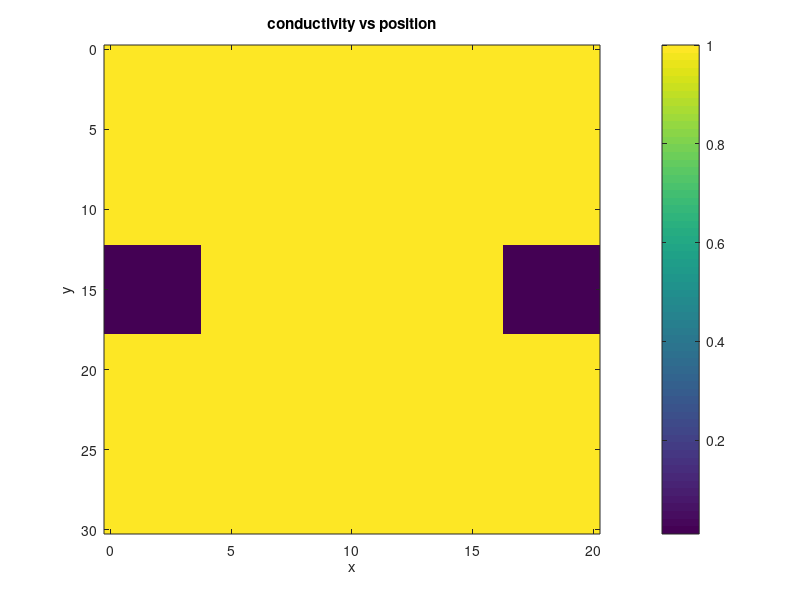
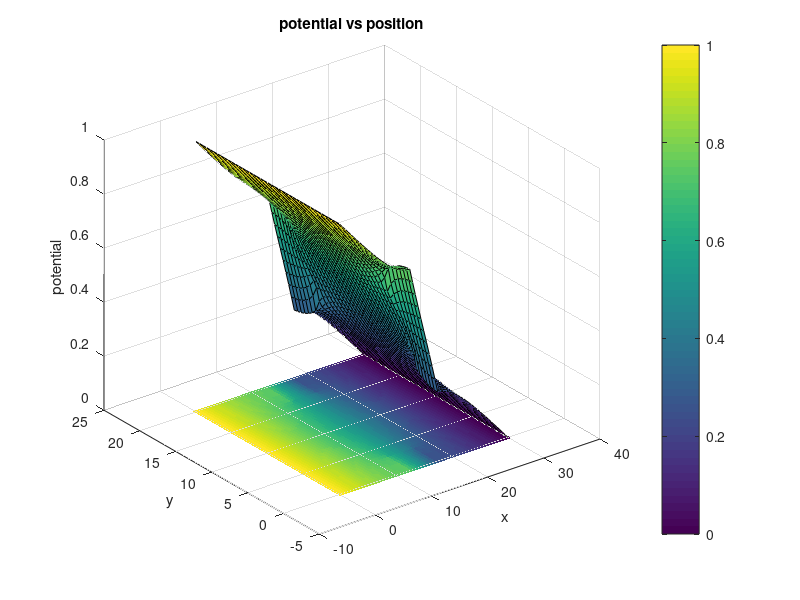
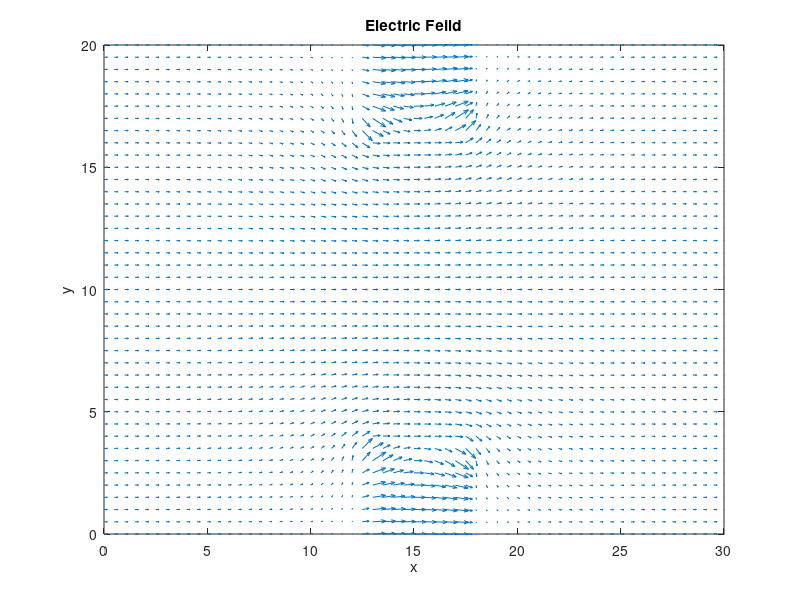
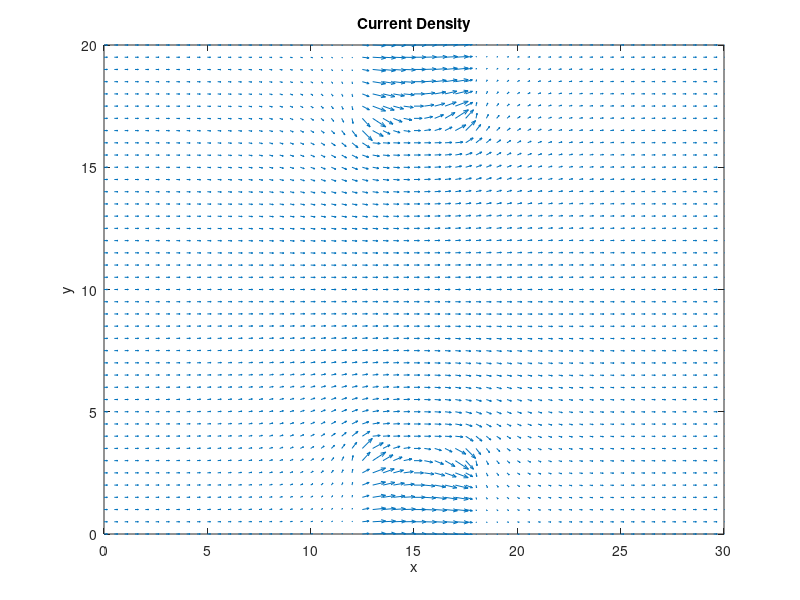

Write MATLAB code to recreate these figures, in order.

L = 30;
W = 20;
Lb = 6;
Wb = 4;
meshspace = 0.5;
nx = floor(L/meshspace + 1);
ny = floor(W/meshspace + 1);

cond1 = 1;
cond2 = 1e-2;


%This section creates a conductivity map witch assigns a conductivity to
%each node in the mesh. This will be used to create the G matrix
condMap = zeros(nx,ny);

for i = 1:nx
   for j = 1:ny
       if (i-1)>0.5*(L-Lb)/meshspace&&(i-1)<0.5*(L+Lb)/meshspace&&((j-1)<Wb/meshspace||(j-1)>(W-Wb)/meshspace)
           condMap(i,j) = cond2;
       else
           condMap(i,j) = cond1;
       end
   end
end

figure(1)
imagesc([0 W],[0 L],condMap);
colorbar
xlabel('x')
ylabel('y')
title('conductivity vs position')

G = sparse(nx*ny);
B = zeros(1,nx*ny);
for i = 1:nx
    for j = 1:ny
        n = j +(i-1)*ny;
        
        %V=1 @ x=0 BC
        if i == 1
            G(n,n) = 1;
            B(n) = 1;
        
        %V=0 @ x=L BC
        elseif i == nx 
            G(n,n) = 1;
        
        %Absorbing BC @ y=0
        elseif j == 1 
            nxm = j + (i-2)*ny;
            nxp = j + i*ny;
            nyp = j+1 + (i-1)*ny;
            
            %Resistor Values from conduction map
            rxm = (condMap(i,j) + condMap(i-1,j))/2;
            rxp = (condMap(i,j) + condMap(i+1,j))/2;
            ryp = (condMap(i,j) + condMap(i,j+1))/2;
            
            %node equations from resistor values
            G(n,n) = -(rxm + rxp + ryp);
            G(n,nxm) = rxm;
            G(n,nxp) = rxp;
            G(n,nyp) = ryp; 
        
         %Absorbing BC @ y=W
        elseif j == ny
            nxm = j + (i-2)*ny;
            nxp = j + i*ny;
            nym = j-1 + (i-1)*ny;
            
            %Resistor Values from conduction map
            rxm = (condMap(i,j) + condMap(i-1,j))/2;
            rxp = (condMap(i,j) + condMap(i+1,j))/2;
            rym = (condMap(i,j) + condMap(i,j-1))/2;
            
            %node equations from resistor values
            G(n,n) = -(rxm + rxp + rym);
            G(n,nxm) = rxm;
            G(n,nxp) = rxp;
            G(n,nym) = rym;
        
        %internal nodes
        else
            nxm = j + (i-2)*ny;
            nxp = j + i*ny;
            nym = j-1 + (i-1)*ny;
            nyp = j+1 + (i-1)*ny;
            
            %Resistor Values from conduction map
            rxm = (condMap(i,j) + condMap(i-1,j))/2;
            rxp = (condMap(i,j) + condMap(i+1,j))/2;
            ryp = (condMap(i,j) + condMap(i,j+1))/2;
            rym = (condMap(i,j) + condMap(i,j-1))/2;
            
            %node equations from resistor values
            G(n,n) = -(rxm + rxp + rym + ryp);
            G(n,nxm) = rxm;
            G(n,nxp) = rxp;
            G(n,nym) = rym;
            G(n,nyp) = ryp; 
        
        end
    end
end

%solving and plotting
V = G\B';
Vmap = zeros(nx,ny);
for i = 1:nx
    for j = 1:ny
        n = j +(i-1)*ny;
        Vmap(i,j) = V(n);
    end
end

[X, Y] = meshgrid(0:meshspace:L,0:meshspace:W);
figure(2)
surf(X',Y',Vmap)
colorbar
hold on
imagesc([0 L],[0 W],Vmap')
xlabel('x')
ylabel('y')
zlabel('potential')
title('potential vs position')
hold off

[Ey, Ex] = gradient(Vmap);
Ex = -Ex;
Ey = -Ey;

figure(3)
quiver(X',Y',Ex,Ey)
xlim([0 30])
ylim([0 20])
xlabel('x')
ylabel('y')
title('Electric Feild')
Jx = condMap.*Ex;
Jy = condMap.*Ey;

figure(4)
quiver(X',Y',Ex,Ey)
xlim([0 30])
ylim([0 20])
xlim([0 30])
ylim([0 20])
xlabel('x')
ylabel('y')
title('Current Density')
I1 = sum(Jx(1,:));
I2 = sum(Jx(nx,:));




